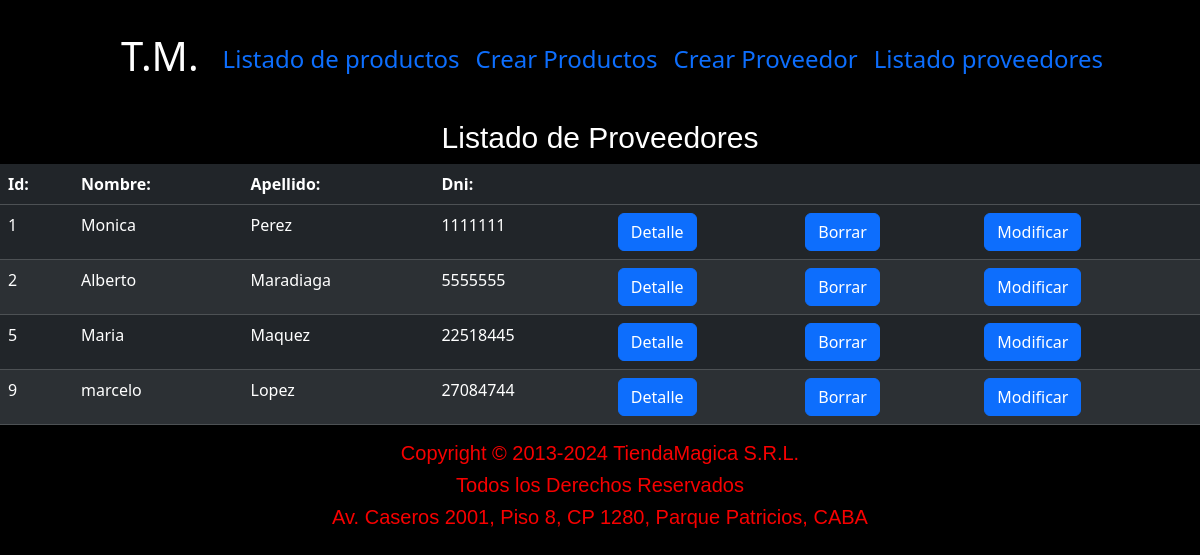
/proveedores/, run on an earlier commit of the app's database.
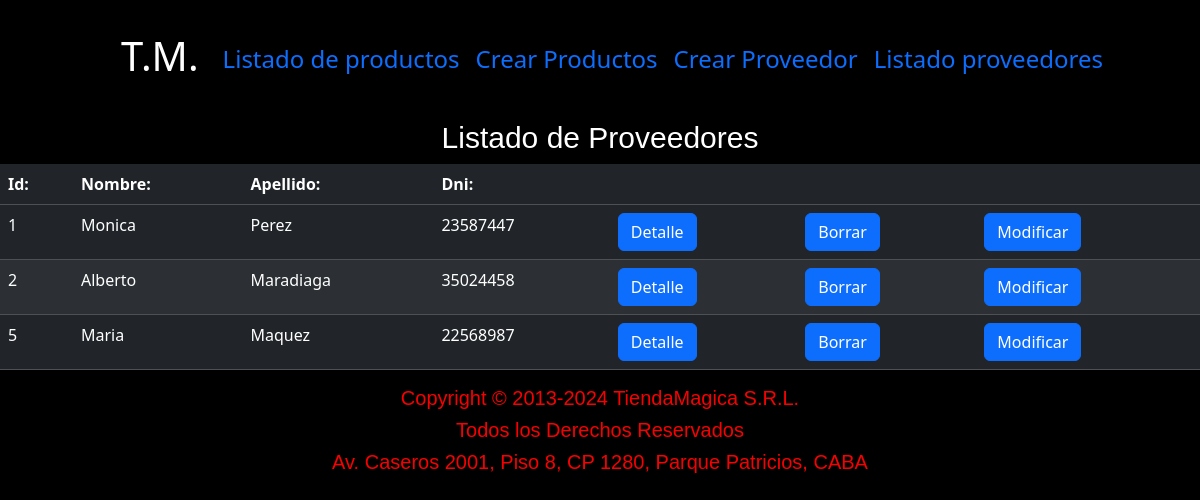
And on a later commit of the database.
### compra/models.py (models this page shows, shortened)
class Proveedor(models.Model):
    nombre = models.CharField(max_length=100)
    apellido = models.CharField(max_length=100)
    dni = models.IntegerField()
    class Meta:
        verbose_name = "Proveedor"

### compra/views.py (the view)
# urls.py: path('proveedores/', views.mostrar_proveedores, name='proveedor'),
def mostrar_proveedores(request):
    proveedor = Proveedor.objects.all()
    return render(request, 'mostrar_proveedores.html', {'proveedores': proveedor})

### compra/templates/mostrar_proveedores.html (shortened to what this page needs)
{% extends 'index.html' %}
{% load static %}
{% load static %}
{% block contenidonav %}
    <h1>Listado de Proveedores</h1>
    <table class="table table-dark table-striped">
        <thead>
          <tr>
            <th scope="col">Id:</th>
            <th scope="col">Nombre:</th>
            <th scope="col">Apellido:</th>
            <th scope="col">Dni:</th>
            <th scope="col"></th>
            <th scope="col"></th>
            <th scope="col"></th>
          </tr>
        </thead>
        <tbody>
          <tr>
            {% for proveedor in proveedores %}
            <tr  >
                <td >{{proveedor.id}}</td>
                <td > {{proveedor.nombre}}</td>
                <td > {{proveedor.apellido}}</td>
                <td >{{proveedor.dni}}</td>
                <td><a href="{% url 'detail_proveedor' proveedor.id %}" class="btn btn-primary ">Detalle</a></td>
                <td><a href="{% url 'delete_proveedor' proveedor.id %}" class="btn btn-primary ">Borrar</a></td>
                 <td><a href="{% url 'update_proveedores' proveedor.id %}" class="btn btn-primary ">Modificar</a></td>
            </tr>
            {% endfor %}
          </tr>
        </tbody>
      </table>
{% endblock contenidonav %}

### compra/templates/index.html (shortened to what this page needs)
{% load static %}
<!DOCTYPE html>
<html lang="en">
<head>
    <link href="https://cdn.jsdelivr.net/npm/bootstrap@5.3.3/dist/css/bootstrap.min.css" rel="stylesheet">
    <link rel="stylesheet" href="{% static 'css/index.css' %}">
</head>
<body>
    <nav class="navbar navbar-expand-lg bg-gray-tertiary justify-content-center ">
      <h2 class="text-white p-4 ml-4 rounded-circle bg-gray-tertiary fs-1">T.M.</h2>
        <ul class="nav nav-underline   ">
            <li class="nav-item">
              <a class="nav-link fs-4 "href="{% url 'mostrar_productos' %}">Listado de productos</a>
            </li>
            <li class="nav-item">
              <a class="nav-link fs-4" href="{% url 'crear_productos' %}">Crear Productos</a>
            </li>
            <li class="nav-item">
              <a class="nav-link fs-4" href="{% url 'crear_proveedor' %}">Crear Proveedor</a>
            </li>
            <li class="nav-item">
              <a class="nav-link fs-4" href="{% url 'proveedor' %}">Listado proveedores</a>
            </li>
          </ul>
    </nav>
    {% block contenidonav %}
  {% endblock contenidonav %}
    <footer>
        <h6 class="text">Copyright © 2013-2024 TiendaMagica S.R.L.</h6>
        <h6 class="text">Todos los Derechos Reservados</h6>
        <h6 class="text">Av. Caseros 2001, Piso 8, CP 1280, Parque Patricios, CABA</h6>
    </footer>
</body>

### stockcontrol/static/css/index.css (style rules this page uses)
body { background-color: black; }
h1 { color: rgb(255, 255, 255); font-size: 30px; text-align: center; font-family: 'Franklin Gothic Medium', 'Arial Narrow', Arial, sans-serif; }
h6 { color: rgb(247, 0, 0)!important; font-size: 20px; text-align: center; font-family: 'Franklin Gothic Medium', 'Arial Narrow', Arial, sans-serif; }
.text { color: rgb(255, 255, 255); font-size: 20px; text-align: center; font-family: 'Franklin Gothic Medium', 'Arial Narrow', Arial, sans-serif; }

What changed in the data, as far as the page shows it:
removed Proveedor: id "9", nombre "marcelo", apellido "Lopez", dni "27084744"
changed Proveedor "Monica": dni "1111111" → "23587447"
changed Proveedor "Alberto": dni "5555555" → "35024458"
changed Proveedor "Maria": dni "22518445" → "22568987"
